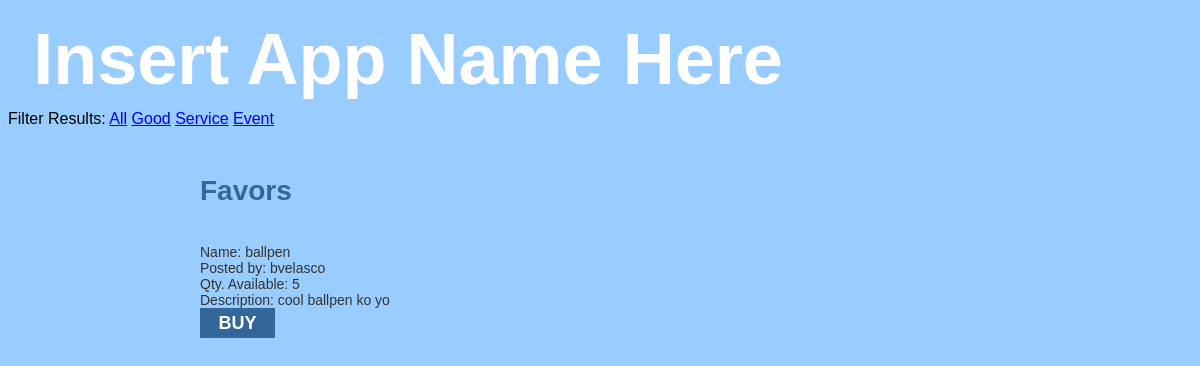
/bryan/filter.php?filter=Good, run on the app's committed database.
### tables this page shows
CREATE TABLE IF NOT EXISTS `favor` (
	`favorid` INTEGER AUTO_INCREMENT,
	`owner` INTEGER NOT NULL,
	`name` VARCHAR(20) UNIQUE,
	`worth` INTEGER NOT NULL,
	`qty` INTEGER,
	`type` ENUM('Service', 'Event', 'Good') NOT NULL,
	`description` TEXT,
	CONSTRAINT `favorPK` PRIMARY KEY (`favorid`),
	CONSTRAINT `favorFKuser` FOREIGN KEY (`owner`) REFERENCES `user` (`userid`)
);

CREATE TABLE IF NOT EXISTS `user` (
	`userid` INTEGER AUTO_INCREMENT,
	`username` VARCHAR(20) UNIQUE,
	`points` INTEGER DEFAULT 0,
	`password` VARCHAR(20),
	`about` TEXT,
	`isOrg` BOOLEAN DEFAULT 0, 
	CONSTRAINT `userPK` PRIMARY KEY (`userid`)
);

### bryan/filter.php (the view, shortened to what this page needs)
<?php
$idto = $_SESSION['userid'];
if(isset($_GET['filter'])) {
	$key = $_GET['filter'];
	$data = mysql_query("select * from favor join user on favor.owner = user.userid where type = '$key' and favor.owner != '$idto'");
}
else {
	$data = mysql_query("select * from favor join user on favor.owner = user.userid where favor.owner != '$idto'");
}
?>
<!DOCTYPE html>
<html>
<head>
</head>
<body>
	<div class = "reg" id = "logo"><a href = "index.php">Insert App Name Here</a></div>
	<div>Filter Results: <a href = "filter.php">All</a> <a href = "filter.php?filter=Good">Good</a> <a href = "filter.php?filter=Service">Service</a> <a href = "filter.php?filter=Event">Event</a></div>
	<div class = "c main long" >
		<h4>Favors</h4>
		<?php
		while( $favor = mysql_fetch_array($data)){
		?>
			<form method = "post" action = "filter.php?xchange=go" id = "form">
			Name: <?php echo $favor['name']?> <input  name = "name" value = "<?php echo $favor['name']?>" class = "favor hidden"/> <br/>
			Posted by: <?php echo $favor['username']?> <input  name = "userid" value = "<?php echo $favor['userid']?>" class = "favor hidden"/> <br/>
			Qty. Available: <?php echo $favor['qty']?> <input name = "qty" value = "<?php echo $favor['qty']?>" class = "favor hidden"/> <br/>
			Description: <?php echo $favor['description']?> <input name = "description" value = "<?php echo $favor['description']?>" class = "favor hidden"/><br/>
			<input type = "submit" value = "BUY" id = "submit"/>
			</form>
			<br/>
		<?php
		}
		?>
	</div>
</body>
</html>

### bryan/filter.php (style rules this page uses)
.reg { margin: 0; padding: 0 }
.c { position: relative; margin: 0 auto; }
.main { width: 800px; color: #336699; font-weight: bold; padding: 10px; font-size: 28px; }
#logo a:link, #logo a:visited, #logo a:active, #logo a:hover { display: inline-block; padding: 10px; margin: 0px; text-decoration: none; color: white; }
#logo { color: white; font-size: 72px; font-weight: bold; height: auto; width: 800px; text-align: center; top: 75px; }
#form { font-weight: normal; font-size: 14px; color: #333333; }
#submit { display: block; border: none; background: #336699; width: 75px; height: 30px; padding: 0px; color: white; font-weight: bold; font-size: 18px; cursor: pointer; }
body { background: #99CCFF; font-family: Helvetica; }

### data on the page
favor: name "ballpen", owner.username "bvelasco", qty "5", description "cool ballpen ko yo"
